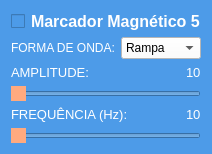
             <widget class="QWidget" name="widget_5" native="true">
              <property name="styleSheet">
               <string notr="true">background-color: rgb(77, 155, 232);</string>
              </property>
              <layout class="QVBoxLayout" name="verticalLayout_8">
               <item>
                <widget class="QCheckBox" name="checkBox_5">
                 <property name="font">
                  <font>
                   <pointsize>12</pointsize>
                   <weight>75</weight>
                   <bold>true</bold>
                  </font>
                 </property>
                 <property name="styleSheet">
                  <string notr="true">QCheckBox::indicator:checked {
	font: 14pt &quot;MS Shell Dlg 2&quot;;
    background-color: #ffaa7f;      /* caixa laranja */
    border: 2px solid #ff8800;      /* mesma cor da borda */
}

QCheckBox {
    color: white;                   /* cor do texto */
    font-weight: bold;
}</string>
                 </property>
                 <property name="text">
                  <string>Marcador Magnético 5</string>
                 </property>
                </widget>
               </item>
               <item>
                <layout class="QHBoxLayout" name="horizontalLayout_20">
                 <item>
                  <widget class="QLabel" name="label_24">
                   <property name="font">
                    <font>
                     <family>MS Shell Dlg 2</family>
                     <pointsize>12</pointsize>
                     <weight>50</weight>
                     <italic>false</italic>
                     <bold>false</bold>
                    </font>
                   </property>
                   <property name="styleSheet">
                    <string notr="true">font: 12pt &quot;MS Shell Dlg 2&quot;;
color: rgb(255, 255, 255);</string>
                   </property>
                   <property name="text">
                    <string>&lt;html&gt;&lt;head/&gt;&lt;body&gt;&lt;p&gt;&lt;span style=&quot; font-size:9pt;&quot;&gt;FORMA DE ONDA:&lt;/span&gt;&lt;/p&gt;&lt;/body&gt;&lt;/html&gt;</string>
                   </property>
                  </widget>
                 </item>
                 <item>
                  <widget class="QComboBox" name="comboBox_5">
                   <property name="styleSheet">
                    <string notr="true">background-color: rgb(255, 255, 255);</string>
                   </property>
                   <item>
                    <property name="text">
                     <string>Rampa</string>
                    </property>
                   </item>
                   <item>
                    <property name="text">
                     <string>Senoide</string>
                    </property>
                   </item>
                  </widget>
                 </item>
                </layout>
               </item>
               <item>
                <layout class="QHBoxLayout" name="horizontalLayout_21">
                 <item>
                  <widget class="QLabel" name="label_26">
                   <property name="sizePolicy">
                    <sizepolicy hsizetype="Expanding" vsizetype="Preferred">
                     <horstretch>0</horstretch>
                     <verstretch>0</verstretch>
                    </sizepolicy>
                   </property>
                   <property name="font">
                    <font>
                     <family>MS Shell Dlg 2</family>
                     <weight>1</weight>
                     <italic>false</italic>
                     <bold>false</bold>
                    </font>
                   </property>
                   <property name="styleSheet">
                    <string notr="true">font: 10
pt &quot;MS Shell Dlg 2&quot;;
color: rgb(255, 255, 255);</string>
                   </property>
                   <property name="text">
                    <string>&lt;html&gt;&lt;head/&gt;&lt;body&gt;&lt;p&gt;&lt;span style=&quot; font-size:10pt;&quot;&gt;AMPLITUDE:                                            &lt;/span&gt;&lt;/p&gt;&lt;/body&gt;&lt;/html&gt;</string>
                   </property>
                  </widget>
                 </item>
                 <item>
                  <widget class="QLabel" name="amp_5">
                   <property name="text">
                    <string>&lt;html&gt;&lt;head/&gt;&lt;body&gt;&lt;p&gt;&lt;span style=&quot; font-size:10pt; color:#ffffff;&quot;&gt;10&lt;/span&gt;&lt;/p&gt;&lt;/body&gt;&lt;/html&gt;</string>
                   </property>
                  </widget>
                 </item>
                </layout>
               </item>
               <item>
                <widget class="QSlider" name="amplitude_5">
                 <property name="enabled">
                  <bool>true</bool>
                 </property>
                 <property name="styleSheet">
                  <string notr="true">QSlider#amplitude_5::handle:horizontal_1 {
    background-color: #ffaa7f;   /* cor do círculo */
    border-radius: 10px;        /* deixa redondo */
    width: 20px;                /* largura do handle */
    height: 20px;               /* altura do handle */
    margin: -5px 0;             /* centraliza em relação à barra */
}
</string>
                 </property>
                 <property name="maximum">
                  <number>10</number>
                 </property>
                 <property name="orientation">
                  <enum>Qt::Horizontal</enum>
                 </property>
                </widget>
               </item>
               <item>
                <layout class="QHBoxLayout" name="horizontalLayout_22">
                 <item>
                  <widget class="QLabel" name="label_27">
                   <property name="sizePolicy">
                    <sizepolicy hsizetype="Expanding" vsizetype="Preferred">
                     <horstretch>0</horstretch>
                     <verstretch>0</verstretch>
                    </sizepolicy>
                   </property>
                   <property name="font">
                    <font>
                     <family>MS Shell Dlg 2</family>
                     <weight>1</weight>
                     <italic>false</italic>
                     <bold>false</bold>
                    </font>
                   </property>
                   <property name="styleSheet">
                    <string notr="true">font: 10
pt &quot;MS Shell Dlg 2&quot;;
color: rgb(255, 255, 255);</string>
                   </property>
                   <property name="text">
                    <string>&lt;html&gt;&lt;head/&gt;&lt;body&gt;&lt;p&gt;&lt;span style=&quot; font-size:10pt;&quot;&gt;FREQUÊNCIA (Hz): &lt;/span&gt;&lt;/p&gt;&lt;/body&gt;&lt;/html&gt;</string>
                   </property>
                  </widget>
                 </item>
                 <item>
                  <widget class="QLabel" name="freq_5">
                   <property name="text">
                    <string>&lt;html&gt;&lt;head/&gt;&lt;body&gt;&lt;p&gt;&lt;span style=&quot; font-size:10pt; color:#ffffff;&quot;&gt;10&lt;/span&gt;&lt;/p&gt;&lt;/body&gt;&lt;/html&gt;</string>
                   </property>
                  </widget>
                 </item>
                </layout>
               </item>
               <item>
                <widget class="QSlider" name="frequencia_5">
                 <property name="enabled">
                  <bool>true</bool>
                 </property>
                 <property name="toolTipDuration">
                  <number>-3</number>
                 </property>
                 <property name="styleSheet">
                  <string notr="true">QSlider#frequencia_5::handle:horizontal {
    background-color:  #ffaa7f;   /* cor do círculo */
    border-radius: 10px;        /* deixa redondo */
    width: 20px;                /* largura do handle */
    height: 20px;               /* altura do handle */
    margin: -5px 0;             /* centraliza em relação à barra */
}
</string>
                 </property>
                 <property name="maximum">
                  <number>10</number>
                 </property>
                 <property name="singleStep">
                  <number>1</number>
                 </property>
                 <property name="orientation">
                  <enum>Qt::Horizontal</enum>
                 </property>
                </widget>
               </item>
              </layout>
             </widget>
